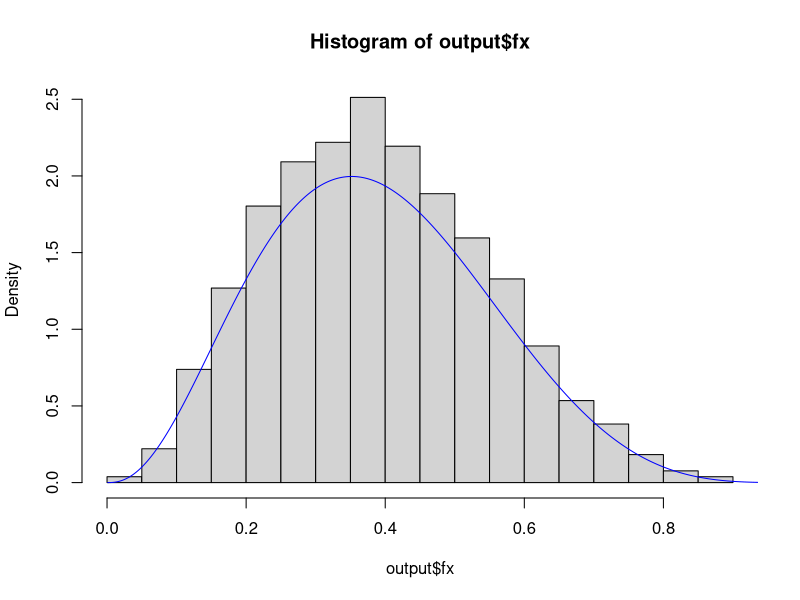

Write the R code that produced this figure. (Note: a time limit stopped this script after it produced the figure.)
#MCMC Homework 01
#Jennifer Starling

#####################################
#   Problem 1: REJECTION SAMPLING   #
#####################################
#Sample from f(x) proportional to: x^3 * exp(-2x) * (1-exp(-x))^2.

#Let h(x) = x^3 * exp(-2x), which has form of gamma(shape=4, rate=2).
#Let l(x) = (3/8)*(1-exp(-x))^2.

#Sample x~h(x) and y~U(0,1) independently.

#M is the max for l(x) on the interval (0,1).
xmax = 1/exp(2)

#Set up lx function for convenience.
lx_fun = function(x){
	return(beta(3,3) * x * (-log(x))^2)
}

M = lx_fun(xmax)

#------------------------------------------------------
#Rejection sampling function.

rej_sample = function(N){
	
	y = runif(N,0,1)	#Generate N U(0,1) realizations.
	hx = rbeta(N,3,3)	#Sample N beta(3,3) realizations.
	lx = lx_fun(hx)		#Plug hx into lx.
	
	# If bound lx/M greater than the uniform realization, 
	# accept hx as a realization of fx:
	bound = lx/M
	accepts = sum(y<=bound)	#Number of acceptances.
	prob_accept = accepts/N	#Probability of acceptance.
	
	fx = hx[y <= bound]
	
	return(list(accepts=accepts,N=N,prob_accept = prob_accept,fx=fx))
}

#Run function.
output = rej_sample(N=10000)

#Probability of acceptance.
output$prob_accept

#hx is the sample from fx.

#------------------------------------------------------
#Repeat B times to generate a good sample of fx,
#and to approximate the acceptance probability.

B = 10000
p_accept_vec = rep(0,B)

for (b in 1:B){
	output = rej_sample(N=10000)
	p_accept_vec[b] = output$prob_accept
}

mean(p_accept_vec)

#------------------------------------------------------
#PLOTTING:

#Histogram of fx, plus sanity check that the function shape looks like f(x).
fx_fun = function(x){
	return( (-log(x))^2 * x^3 * (1-x)^2)
}

hist(output$fx,probability=T)
x = seq(0,1,by=.001)
lines(x,100*fx_fun(x),col='blue')

#########################################
#   Problem 2: INTEGRAL APPROXIMATION   #
#########################################


#Function for monte carlo approximation of integral.  
# INPUT: Number of samples to use in integral approximation.
# OUTPUT: Returns Ihat_N.
monte_carlo_integral = function(N){
	#N = number of monte carlo samples to approximate the integral.

	#Take N samples from the Beta(2,3/2) distribution, ie f(xi).
	fx = rbeta(N,2,7/2)

	#Calculate g(xi) for each sample as g(x) = beta(2,3/2) * x^2 * (-log(x))^2.
	gx = beta(2,7/2) * fx^2 * (-log(fx))^2

	#Ihat_N = 1/N * sum(gx)
	Ihat = (1/N) * sum(gx)
	return(Ihat)
}

#Call function and display results. This is for a single estimate of Ihat_N.
I_hat_N = monte_carlo_integral(N=1000)
I_hat_N	

#-----------------------------------------------------
#Graphical demonstration that method has worked.  (Try for vector of N values.)
N = seq(1,500000,by=100)	#Vector of N values to use in approximating each Ihat.
Ihat_vec = rep(0,length(N))		#Empty vector to hold ihat values.

for (b in 1:length(N)){
	Ihat_vec[b] = monte_carlo_integral(N[b])
}

plot(N,Ihat_vec,type='l',main='Monte Carlo Ihat for increasing N sample sizes',
	xlab='N',ylab='Ihat_N')
	
#-----------------------------------------------------
#For a fixed N, say N=1000, estimate variance of Ihat_N.
N = 1000
B = 10000
Ihat_vec = rep(0,B)

#Calculate B estimates of Ihat.
for (b in B){
	Ihat_vec[b] = monte_carlo_integral(N)
}	

#Estimate variance by calculating variance of Ihat estimates.
var(Ihat_vec)

###################################################################
#   Problem 3: Rejection Sampling, Std Normal w Cauchy Proposal   #
###################################################################

#Rejection sample from standard normal f(x) = (2pi)^(-.5) * exp(-.5x^2)
#Using h(x) = standard cauchy, so h(x) = 1 / pi*(1+x^2)
#Note: Sample x~h(x) and y~U(0,1) independently.

#M is the max for l(x) on the interval (0,1).
M = sqrt(2*pi/exp(1))

#Set up lx function for convenience.
lx_fun = function(x){
	return( (2*pi)^(-1/2) * pi * (1+x^2) * exp((-1/2) * x^2) )
}

#------------------------------------------------------
#Rejection sampling function.

rej_sample = function(N){
	
	y = runif(N,0,1)	#Generate N U(0,1) realizations.
	hx = rcauchy(N,0,1)	#Sample N Cauchy(0,1) realizations.
	lx = lx_fun(hx)		#Plug hx into lx.
	
	# If bound lx/M greater than the uniform realization, 
	# accept hx as a realization of fx:
	bound = lx/M
	accepts = sum(y<=bound)	#Number of acceptances.
	prob_accept = accepts/N	#Probability of acceptance.
	
	fx = hx[y <= bound]
	
	return(list(accepts=accepts,N=N,prob_accept = prob_accept,fx=fx))
}

#Run function.
output = rej_sample(N=10000)	#With p(accept) = .6ish, taking 10K samples
								#to make sure we have plenty of accepts to plot.

#Probability of acceptance.
output$prob_accept

#hx is the sample from fx.

#------------------------------------------------------
#Repeat B times to generate a good sample of fx,
#and to approximate the acceptance probability.

B = 10000
p_accept_vec = rep(0,B)

for (b in 1:B){
	output = rej_sample(N=10000)
	p_accept_vec[b] = output$prob_accept
}

mean(p_accept_vec)

#------------------------------------------------------
#PLOTTING:

#Randomly select 1000 of the accepted samples generated above.  
#Plot histogram.
fx = output$fx[1:1000]

hist(fx,main='Histogram of fx for 1000 accepted samples',freq=F)

#Sanity check that the function shape looks like f(x).
fx_fun = function(x){
	return( (2*pi)^(-1/2) * exp((-1/2) * x^2))
}

x = seq(-3,3,by=.001)
lines(x,fx_fun(x),col='blue')
